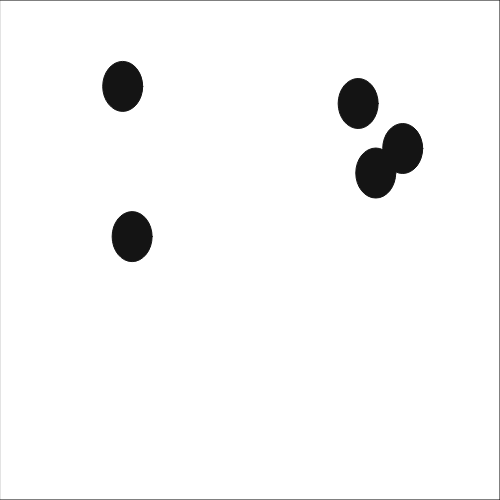
Frame 1 (no input)
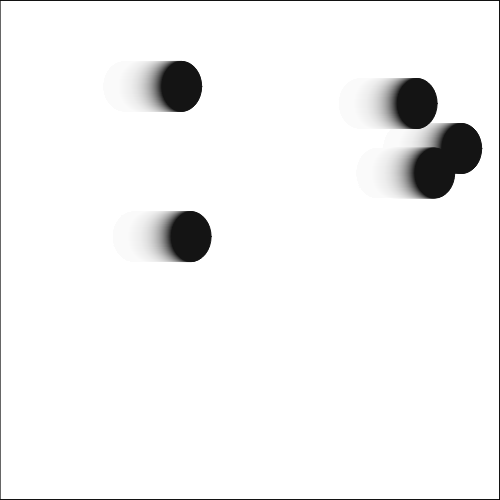
Frame 60 (no input)
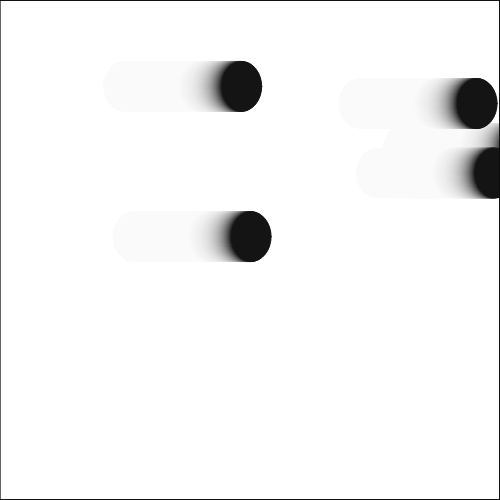
Frame 120 (the mouse pressed at the canvas centre since frame 60)

The p5.js sketch that drew these frames (run headless with seeded random() and noise() and a simulated clock; from frame 60 on, the mouse is pressed at the canvas centre):

// p5.js sketch
// ── sketch.js

var ball1;

var myArray = [];
var ballArray = [];

var mySounds = [];

function setup() {
  // put setup code here

  createCanvas(500,500);

  myArray[0] = 3;
  myArray[1] = 7;


/*
  ball1 = new Ball(200, 300); //create a ball object in a single var
  ball1.display();

  ballArray[0] = new Ball(100, 200); //create a ball object in an array
  ballArray[0].display();
*/

  for(var i = 0; i < 5; i++){
  	ballArray[i] = new Ball(random(0,width), random(0,height));
  }

}

function draw() {

	//background(200);

  for(var i = 0; i < ballArray.length; i++){
  	ballArray[i].animate();
  	ballArray[i].display();
  }

  fill(255,255,255,20);
  rect(0,0,width,height);

}

function mouseClicked(){

	var newBall = new Ball(mouseX, mouseY);
	ballArray.push(newBall);

}

function Ball(myX, myY){

	this.x = myX;
	this.y = myY;

	this.display = function(){
		fill(0);
		ellipse(this.x, this.y, 40, 50);
	}

	this.animate = function(){
		this.x += 1;
	}
};
